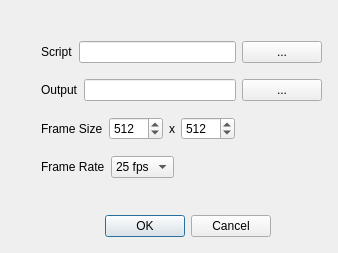
<?xml version="1.0" encoding="UTF-8"?>
<ui version="4.0">
 <class>MovieDialog</class>
 <widget class="QDialog" name="MovieDialog">
  <property name="geometry">
   <rect>
    <x>0</x>
    <y>0</y>
    <width>338</width>
    <height>253</height>
   </rect>
  </property>
  <property name="windowTitle">
   <string>Make A Movie</string>
  </property>
  <widget class="QDialogButtonBox" name="buttonBox">
   <property name="geometry">
    <rect>
     <x>100</x>
     <y>210</y>
     <width>171</width>
     <height>32</height>
    </rect>
   </property>
   <property name="orientation">
    <enum>Qt::Horizontal</enum>
   </property>
   <property name="standardButtons">
    <set>QDialogButtonBox::Cancel|QDialogButtonBox::Ok</set>
   </property>
  </widget>
  <widget class="QWidget" name="layoutWidget">
   <property name="geometry">
    <rect>
     <x>41</x>
     <y>31</y>
     <width>281</width>
     <height>157</height>
    </rect>
   </property>
   <layout class="QVBoxLayout" name="verticalLayout">
    <item>
     <layout class="QHBoxLayout" name="horizontalLayout">
      <item>
       <widget class="QLabel" name="label">
        <property name="text">
         <string>Script</string>
        </property>
       </widget>
      </item>
      <item>
       <widget class="QLineEdit" name="scriptLineEdit"/>
      </item>
      <item>
       <widget class="QPushButton" name="scriptPushButton">
        <property name="text">
         <string>...</string>
        </property>
       </widget>
      </item>
     </layout>
    </item>
    <item>
     <layout class="QHBoxLayout" name="horizontalLayout_2">
      <item>
       <widget class="QLabel" name="label_2">
        <property name="text">
         <string>Output</string>
        </property>
       </widget>
      </item>
      <item>
       <widget class="QLineEdit" name="outputLineEdit"/>
      </item>
      <item>
       <widget class="QPushButton" name="outputPushButton">
        <property name="text">
         <string>...</string>
        </property>
       </widget>
      </item>
     </layout>
    </item>
    <item>
     <layout class="QHBoxLayout" name="horizontalLayout_5">
      <item>
       <layout class="QHBoxLayout" name="horizontalLayout_3">
        <item>
         <widget class="QLabel" name="label_3">
          <property name="text">
           <string>Frame Size</string>
          </property>
         </widget>
        </item>
        <item>
         <widget class="QSpinBox" name="widthSpinBox">
          <property name="minimum">
           <number>128</number>
          </property>
          <property name="maximum">
           <number>4000</number>
          </property>
          <property name="value">
           <number>512</number>
          </property>
         </widget>
        </item>
        <item>
         <widget class="QLabel" name="label_4">
          <property name="text">
           <string>x</string>
          </property>
         </widget>
        </item>
        <item>
         <widget class="QSpinBox" name="heightSpinBox">
          <property name="minimum">
           <number>128</number>
          </property>
          <property name="maximum">
           <number>4000</number>
          </property>
          <property name="value">
           <number>512</number>
          </property>
         </widget>
        </item>
       </layout>
      </item>
      <item>
       <spacer name="horizontalSpacer">
        <property name="orientation">
         <enum>Qt::Horizontal</enum>
        </property>
        <property name="sizeHint" stdset="0">
         <size>
          <width>40</width>
          <height>20</height>
         </size>
        </property>
       </spacer>
      </item>
     </layout>
    </item>
    <item>
     <layout class="QHBoxLayout" name="horizontalLayout_6">
      <item>
       <layout class="QHBoxLayout" name="horizontalLayout_4">
        <item>
         <widget class="QLabel" name="label_5">
          <property name="text">
           <string>Frame Rate</string>
          </property>
         </widget>
        </item>
        <item>
         <widget class="QComboBox" name="fpsComboBox">
          <property name="currentIndex">
           <number>4</number>
          </property>
          <item>
           <property name="text">
            <string>1 fps</string>
           </property>
          </item>
          <item>
           <property name="text">
            <string>5 fps</string>
           </property>
          </item>
          <item>
           <property name="text">
            <string>10 fps</string>
           </property>
          </item>
          <item>
           <property name="text">
            <string>20 fps</string>
           </property>
          </item>
          <item>
           <property name="text">
            <string>25 fps</string>
           </property>
          </item>
         </widget>
        </item>
       </layout>
      </item>
      <item>
       <spacer name="horizontalSpacer_2">
        <property name="orientation">
         <enum>Qt::Horizontal</enum>
        </property>
        <property name="sizeHint" stdset="0">
         <size>
          <width>40</width>
          <height>20</height>
         </size>
        </property>
       </spacer>
      </item>
     </layout>
    </item>
   </layout>
  </widget>
 </widget>
 <resources/>
 <connections>
  <connection>
   <sender>buttonBox</sender>
   <signal>accepted()</signal>
   <receiver>MovieDialog</receiver>
   <slot>accept()</slot>
   <hints>
    <hint type="sourcelabel">
     <x>248</x>
     <y>254</y>
    </hint>
    <hint type="destinationlabel">
     <x>157</x>
     <y>274</y>
    </hint>
   </hints>
  </connection>
  <connection>
   <sender>buttonBox</sender>
   <signal>rejected()</signal>
   <receiver>MovieDialog</receiver>
   <slot>reject()</slot>
   <hints>
    <hint type="sourcelabel">
     <x>316</x>
     <y>260</y>
    </hint>
    <hint type="destinationlabel">
     <x>286</x>
     <y>274</y>
    </hint>
   </hints>
  </connection>
 </connections>
</ui>
